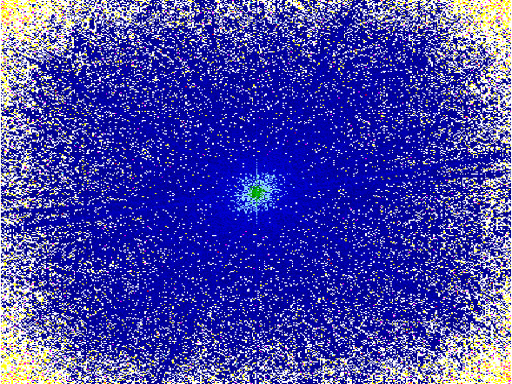
#> input picture Images/Asellus Secundus.jpg, 512 x 384 px, given in place of HD215497.pbm, which was not available
$ python MissionB3.py
#> lines starting #> are read from the running program, lines starting #| are printed output that depends on the picture; pictures that were not available may be replaced by others from this repository, and a replacement may not be noted
import cv2
from matplotlib import pyplot as plt

#Récupération de l'image
img = cv2.imread('Images/HD215497.pbm') #Pour pouvoir utiliser du BGR
#> img is the input picture: shape (384, 512, 3); mean B, G, R 171.2, 67.9, 69.3
attendu = cv2.imread('Images/HD215497_2.jpg') #Photo avec couleurs
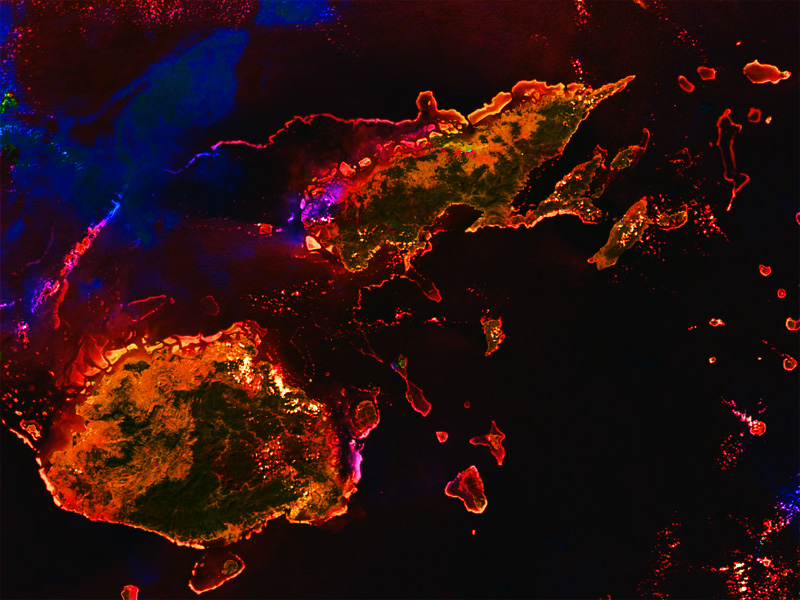
#> input picture Images/HD215497_2.jpg, 800 x 600 px
#> attendu is the input picture: shape (600, 800, 3); mean B, G, R 15.7, 16, 42.7

gray = cv2.cvtColor(img, cv2.COLOR_BGR2GRAY) ##On l'utilise sur les if
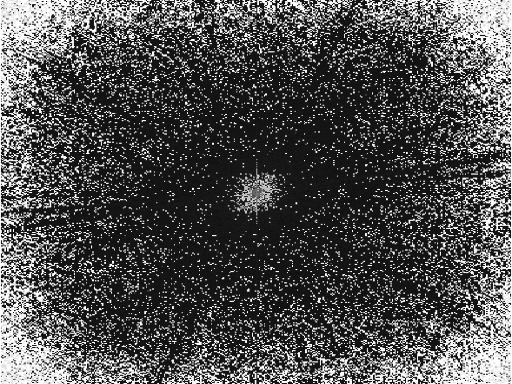
#> gray: shape (384, 512); min 10, max 255, mean 80.1
isize = gray.shape
#> isize = (384, 512)
imgcolored = img.copy()
imgcoloredV2 = img.copy()
#V1 - Algorithmes
maxBlack = 64
maxB = 192
maxO = 192
maxR = 128
# B,G,R
for i in range(0, isize[0]):
    for j in range(0, isize[1]):
        if gray[i][j] > maxO :
            imgcolored[i][j] = [0,255,255]

        if gray[i][j] < maxB :
            imgcolored[i][j] = [255,0,0]

        if gray[i][j] < maxR :
            imgcolored[i][j] = [0,0,255]

        if gray[i][j] < maxBlack :
            imgcolored[i][j] = [0,0,0]
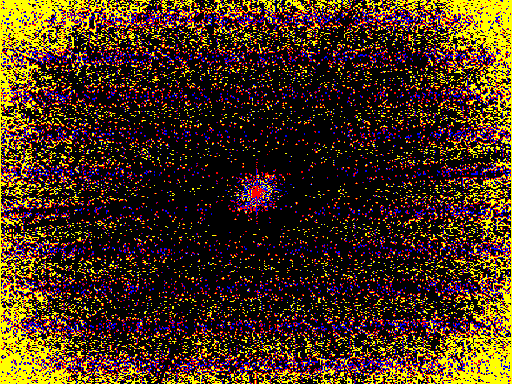
#> imgcolored: shape (384, 512, 3); mean B, G, R 22.6, 46.2, 70.9

#V2 - Intégrales
TotalPix = 0
histo = plt.hist(img.ravel(),256,[0,256], label = "STD");

#On calcule le nombre de Pixels sur l'histogramme
for i in histo[0][0:len(histo[0])]:
    TotalPix = TotalPix + i
#> this loop made 256 passes
#> (i, TotalPix) on passes 1 to 3: (117407, 117407), (23949, 141356), (20824, 162180)
#> after the loop, TotalPix = 589824
print("Nombre total de pix :", TotalPix)
#| Nombre total de pix : 589824.0

#On calcule les quarts grâce au total
premierQuart = TotalPix/4
#> premierQuart = 147456
deuxiemeQuart = premierQuart*2
#> deuxiemeQuart = 294912
troisiemeQuart = premierQuart*3
#> troisiemeQuart = 442368
QuatriemeQuart = TotalPix
#> QuatriemeQuart = 589824

print("Premier Quart :", premierQuart)
#| Premier Quart : 147456.0
print("Deuxième Quart :", deuxiemeQuart)
#| Deuxième Quart : 294912.0
print("Troisieme Quart :", troisiemeQuart)
#| Troisieme Quart : 442368.0
print("Quatrieme Quart :", QuatriemeQuart)
#| Quatrieme Quart : 589824.0

#Nous devons déterminer quel x de l'histogramme correspond à chaque quart
somme = 0
index = 0
for i in histo[0][0:len(histo[0])]:
    index = index + 1
    somme = somme + i
    if somme <= premierQuart:
        xPremierQuart = histo[1][index] #Va être la valeur de X où notre premier quart s'arrête
    if somme > premierQuart and somme <= deuxiemeQuart :
        xDeuxiemeQuart = histo[1][index]  # Va être la valeur de X où notre second quart s'arrête
    if somme > deuxiemeQuart and somme <= troisiemeQuart :
        xTroisiemeQuart = histo[1][index]  # Va être la valeur de X où notre troisième quart s'arrête
    if somme > troisiemeQuart :
        xQuatriemeQuart = histo[1][index] # Va être la valeur de X où notre quatrième quart s'arrête
#> this loop made 256 passes
#> (i, somme, xPremierQuart) on passes 1 to 2: (117407, 117407, 1), (23949, 141356, 2)
#> (i, somme) on passes 3 to 8: (20824, 162180), (16831, 179011), (12754, 191765), (9051, 200816), (6516, 207332), (4688, 212020)
#> after the loop, index = 256; somme = 589824

print("PQ :", xPremierQuart)
#| PQ : 2.0
print("DQ :", xDeuxiemeQuart)
#| DQ : 114.0
print("TQ :", xTroisiemeQuart)
print("QQ :", xQuatriemeQuart)

#On parcourt chaque pixel de l'iamge
for i in range(0, isize[0]):
    for j in range(0, isize[1]):
        if gray[i][j] <= xTroisiemeQuart :
            if gray[i][j] <= xDeuxiemeQuart :
                if gray[i][j] <= xPremierQuart:
                    #Noir en premier
                    imgcoloredV2[i][j] = [0,0,0]
                #2 eme quart = rouge
                else :
                    imgcoloredV2[i][j] = [0, 0, 255]
            #3 eme quart = bleu
            else :
                imgcoloredV2[i][j] = [255, 0, 0]
        #Dernier quart = orange
        else :
            imgcoloredV2[i][j] = [0, 255, 255]
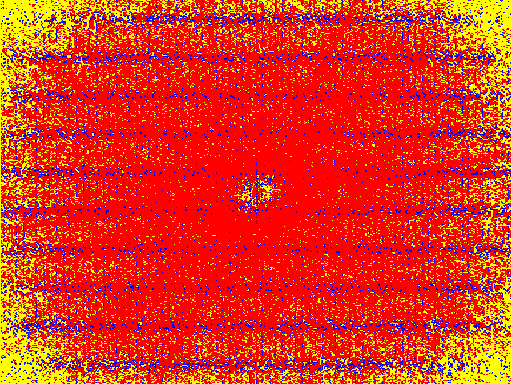
#> imgcoloredV2: shape (384, 512, 3); mean B, G, R 23.2, 50, 231.8

cv2.imshow('R. Attendu',attendu)
cv2.imshow('Algo',imgcolored)
cv2.imshow('Integrales',imgcoloredV2)


plt.legend(loc = "upper right")
plt.show()
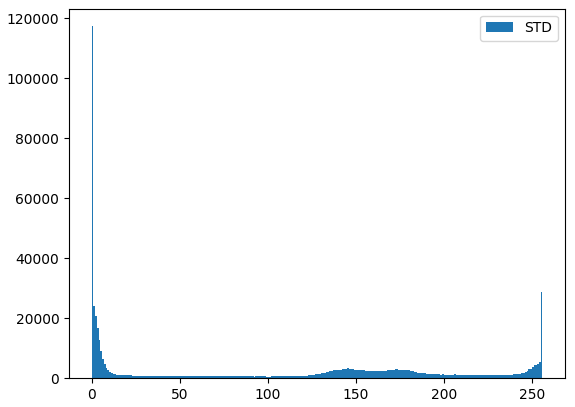
#> figure drawn by matplotlib, 1 panel; tallest bar 117407 high, from x = 0 to 1
cv2.waitKey(0)
cv2.destroyAllWindows()
